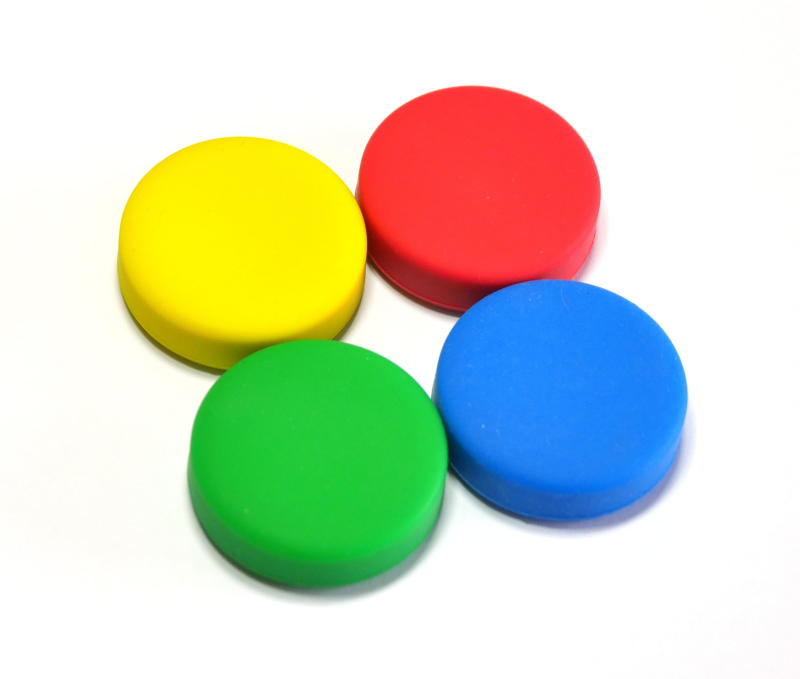
#> input picture color detection/img2.JPG, 2400 x 2037 px (shown at 1/3 size)
$ python color_detect.py --image img2.JPG
#> lines starting #> are read from the running program, lines starting #| are printed output that depends on the picture; after the words box and inside, x2 and y2 are one past the last pixel; in counts of white or black regions, pixels touching at a corner belong together
import numpy as np
import argparse
import cv2

ap= argparse.ArgumentParser()
ap.add_argument("-i", "--image", help = "path to the image")
args = vars(ap.parse_args())

image = cv2.imread(args["image"])
#> image is the input picture: shape (2037, 2400, 3); mean B, G, R 194.2, 217.1, 208.8

boundaries = [
    ([0, 0, 10], [0, 6, 254]),
    ([86, 31, 4], [220, 88, 50]),
    ([25, 146, 190], [62, 174, 250]),
    ([103, 86, 65], [145, 133, 128])
]


for (lower, upper) in boundaries:
    # create NumPy arrays from the boundaries
    lower = np.array(lower, dtype="uint8")
    upper = np.array(upper, dtype="uint8")

    # find the colors within the specified boundaries and apply
    # the mask
    mask = cv2.inRange(image, lower, upper)
    output = cv2.bitwise_not(image, image, mask=mask)

    # show the images
    cv2.imshow("images", np.hstack([image, output]))
    cv2.waitKey(0)
#> this loop made 4 passes
#> pass 1, `cv2.imshow("images", np.hstack([image, output]))`:
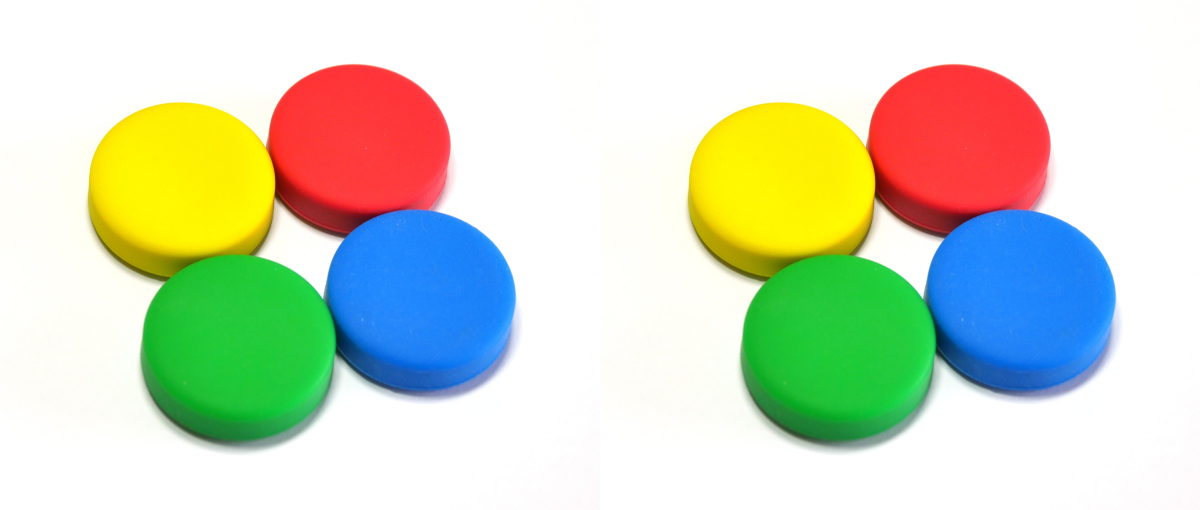
#> window 'images': shape (2037, 4800, 3) (shown at 1/4 size); mean B, G, R 194.2, 217.1, 208.8
#> pass 2, `mask = cv2.inRange(image, lower, upper)`:
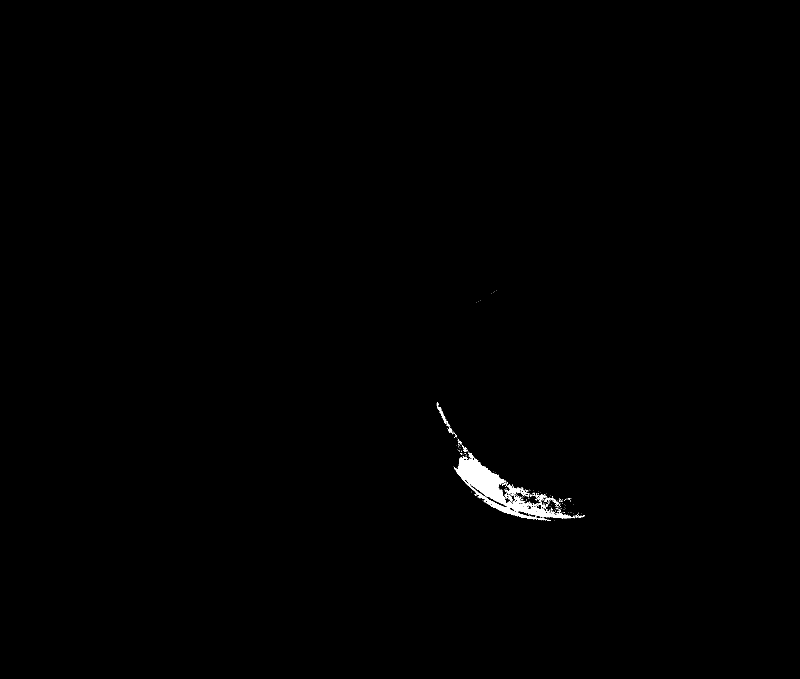
#> mask: shape (2037, 2400) (shown at 1/3 size); 0.38% white; 289 white regions (267 under 20 px), largest, box (x1, y1, x2, y2) and area: (1364, 1359, 1723, 1561) 15558, (1521, 1452, 1562, 1483) 445, (1311, 1219, 1339, 1272) 314

$ run again, on color detection/img1.png
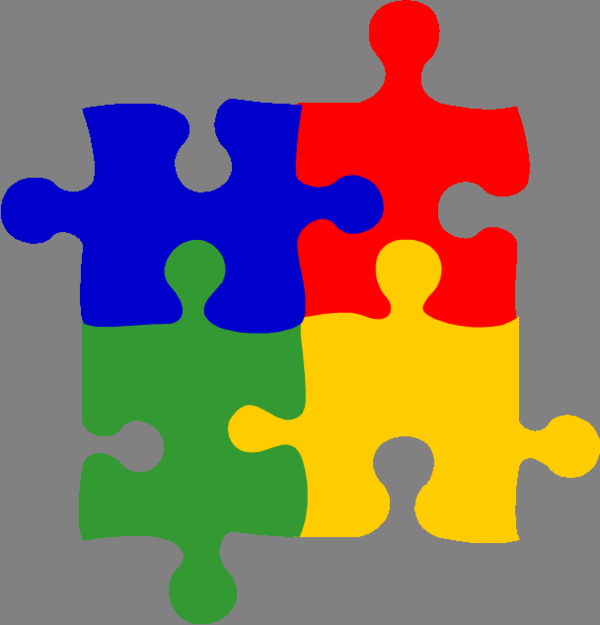
#> input picture color detection/img1.png, 600 x 625 px
#> image is the input picture: shape (625, 600, 3); mean B, G, R 95.9, 111.5, 133.7
#> the loop `for (lower, upper) in boundaries:` made 4 passes
#> pass 1, `mask = cv2.inRange(image, lower, upper)`:
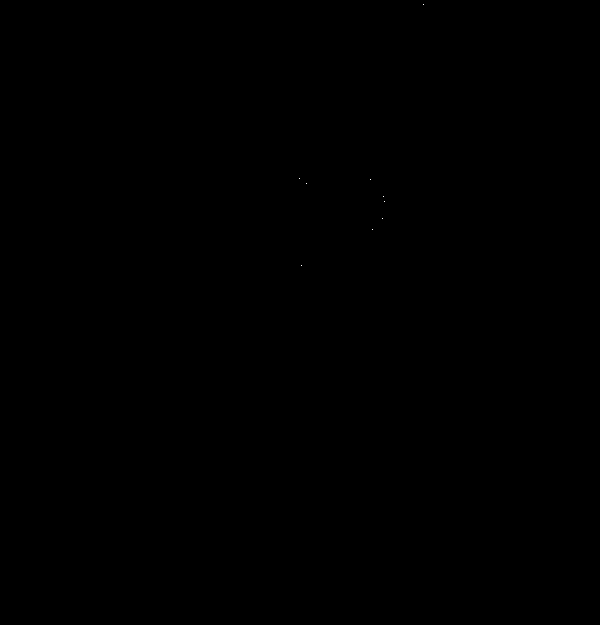
#> mask: shape (625, 600); 0% white in thin lines or dots, all inside (x1, y1, x2, y2) = (299, 4, 424, 266)
#> after the loop `for (lower, upper) in boundaries:`:
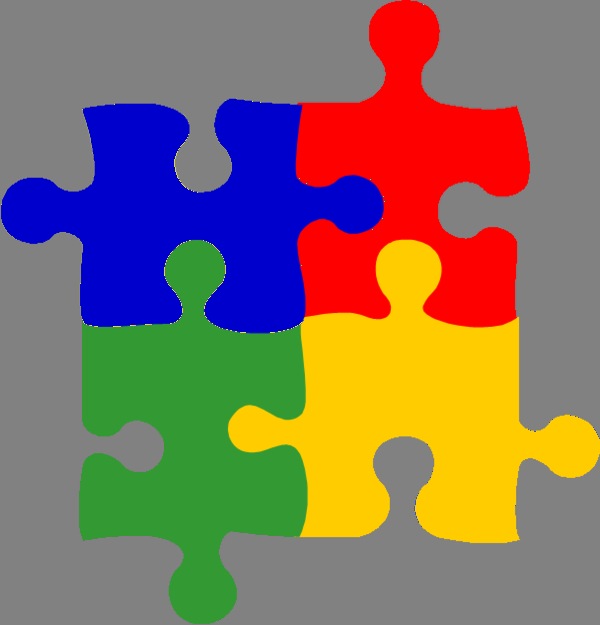
#> image: shape (625, 600, 3); 0.54% of pixels changed, all inside (x1, y1, x2, y2) = (0, 4, 600, 625)
